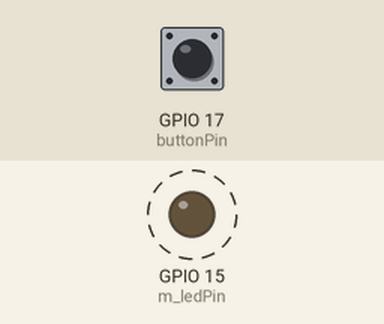
The program below on a simulated ESP32-S3. On the bench: output pins drawn as LEDs (lit = HIGH). Dashed ring = blinking. The test bench sets the inputs (shaded band); at power-on: GPIO 17 (buttonPin) HIGH.

Above: at 5.05 s.
5.1 s: GPIO 17 (buttonPin) pulled LOW for 0.15 s
6.7 s: GPIO 17 (buttonPin) pulled LOW for 1 s
At 7.8 s:
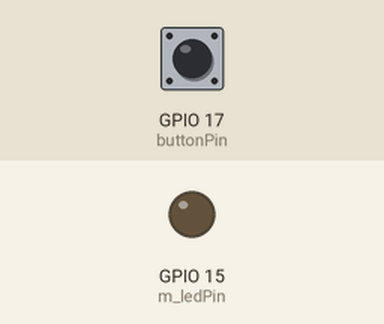
9.2 s: GPIO 17 (buttonPin) pulled LOW for 3.2 s
At 9.95 s:
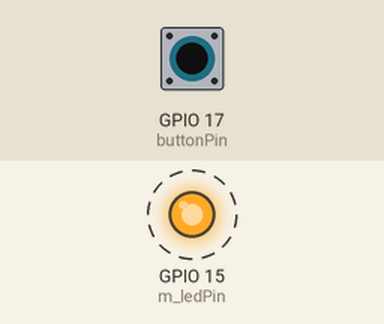
Timing chart, 0 to 19.9 s (numbered marks = the images above; inputs shaded):
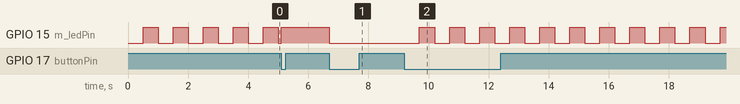

Measured:
- after the input at 6.7 s, GPIO 15 (m_ledPin): HIGH → LOW at once
- after the input at 9.2 s, GPIO 15 (m_ledPin): alternates HIGH for 0.50 s and LOW for 0.50 s, starting after 0.50 s
- by itself, GPIO 15 (m_ledPin): alternates HIGH for 0.50 s and LOW for 0.50 s

The program:

main.cpp
```cpp
#include "esp_timer.h"
#include "freertos/FreeRTOS.h"
#include "freertos/task.h"
#include "Gpio.hpp"
#include "Led.hpp"
#include "HardwareConfig.hpp"

uint64_t startTime;

static LedBlinkMode currentLedBlinkMode = LedBlinkMode::Blink;
Led blueLed;

void timerInit()
{
    startTime = esp_timer_get_time() / usToMsDivider;
}

void updateState()
{
    const uint64_t currentTime = esp_timer_get_time() / usToMsDivider;

    if (isButtonPressed())
    {
        switch (currentLedBlinkMode)
        {
        case LedBlinkMode::Blink:
        {
            currentLedBlinkMode = LedBlinkMode::On;
        }
        break;
        case LedBlinkMode::On:
        {
            currentLedBlinkMode = LedBlinkMode::Off;
        }
        break;
        case LedBlinkMode::Off:
        {
            currentLedBlinkMode = LedBlinkMode::Blink;
            startTime = currentTime;
        }
        break;
        }

        setButtonPressed(false);
    }

    switch (currentLedBlinkMode)
    {
    case LedBlinkMode::Blink:
    {
        const uint64_t timeDiff = currentTime - startTime;
        if (timeDiff < blinkInterval)
            break;

        if (blueLed.get() == LedState::Off)
        {
            blueLed.set(LedState::On);
        }
        else
        {
            blueLed.set(LedState::Off);
        }
        startTime = currentTime;
    }
    break;
    case LedBlinkMode::On:
    {
        blueLed.set(LedState::On);
    }
    break;
    case LedBlinkMode::Off:
    {
        blueLed.set(LedState::Off);
    }
    break;
    }
}

extern "C" void app_main()
{
    gpioInit();
    timerInit();
    blueLed.init(ledPin);

    while (true)
    {
        updateState();
        vTaskDelay(pdMS_TO_TICKS(superloopYieldDelayMs));
    }
}
```

Led.hpp
```cpp
#ifndef LED_HPP
#define LED_HPP

#include "driver/gpio.h"

enum class LedBlinkMode
{
    Blink,
    On,
    Off
};

enum class LedState
{
    On,
    Off
};

class Led
{
private:
    static constexpr uint32_t ledPinActiveLevel = 1;
    static constexpr uint32_t ledPinInactiveLevel = 0;
    gpio_num_t m_ledPin;
    LedState m_currentState = LedState::Off;

public:
    void init(gpio_num_t ledPin)
    {
        m_ledPin = ledPin;
    }

    void set(LedState state)
    {
        if (state == m_currentState)
            return;

        m_currentState = state;
        if (state == LedState::On)
        {
            gpio_set_level(m_ledPin, ledPinActiveLevel);
        }
        else
        {
            gpio_set_level(m_ledPin, ledPinInactiveLevel);
        }
    }

        LedState get() const
    {
        return m_currentState;
    }
};

#endif
```

HardwareConfig.hpp
```cpp
#ifndef HARDWARECONFIG_HPP
#define HARDWARECONFIG_HPP

#include "driver/gpio.h"

constexpr gpio_num_t ledPin = GPIO_NUM_15;
constexpr gpio_num_t buttonPin = GPIO_NUM_17;
constexpr uint32_t debounceDelay = 200;
constexpr uint64_t usToMsDivider = 1000;
constexpr uint32_t blinkInterval = 500;
constexpr uint32_t superloopYieldDelayMs = 1;

#endif
```

Gpio.cpp
```cpp
#include "HardwareConfig.hpp"
#include "driver/gpio.h"
#include "esp_attr.h"
#include "freertos/FreeRTOS.h"
#include "freertos/task.h"

static volatile bool s_isButtonPressed = false;
static volatile uint32_t lastButtonPressTimeMs = 0;

bool isButtonPressed() {
    return s_isButtonPressed;
};

void setButtonPressed(bool value) {
    s_isButtonPressed = value;
};

void IRAM_ATTR gpioIsrOnButtonPress(void *arg)
{
    const uint32_t currentTime = pdTICKS_TO_MS(xTaskGetTickCountFromISR());

    if ((currentTime - lastButtonPressTimeMs) < debounceDelay)
        return;

    s_isButtonPressed = true;
    lastButtonPressTimeMs = currentTime;
}

void gpioInit()
{
    const gpio_config_t ledConfig = {
        .pin_bit_mask = 1ULL << ledPin,
        .mode = GPIO_MODE_OUTPUT,
        .pull_up_en = GPIO_PULLUP_DISABLE,
        .pull_down_en = GPIO_PULLDOWN_DISABLE,
        .intr_type = GPIO_INTR_DISABLE};

    gpio_config(&ledConfig);

    const gpio_config_t buttonConfig = {
        .pin_bit_mask = 1ULL << buttonPin,
        .mode = GPIO_MODE_INPUT,
        .pull_up_en = GPIO_PULLUP_ENABLE,
        .pull_down_en = GPIO_PULLDOWN_DISABLE,
        .intr_type = GPIO_INTR_NEGEDGE,
    };

    gpio_config(&buttonConfig);

    gpio_install_isr_service(0);
    gpio_isr_handler_add(buttonPin, gpioIsrOnButtonPress, nullptr);
}
```

Gpio.hpp
```cpp
#ifndef GPIO_HPP
#define GPIO_HPP

void gpioInit();
bool isButtonPressed();
void setButtonPressed(bool value);

#endif
```
